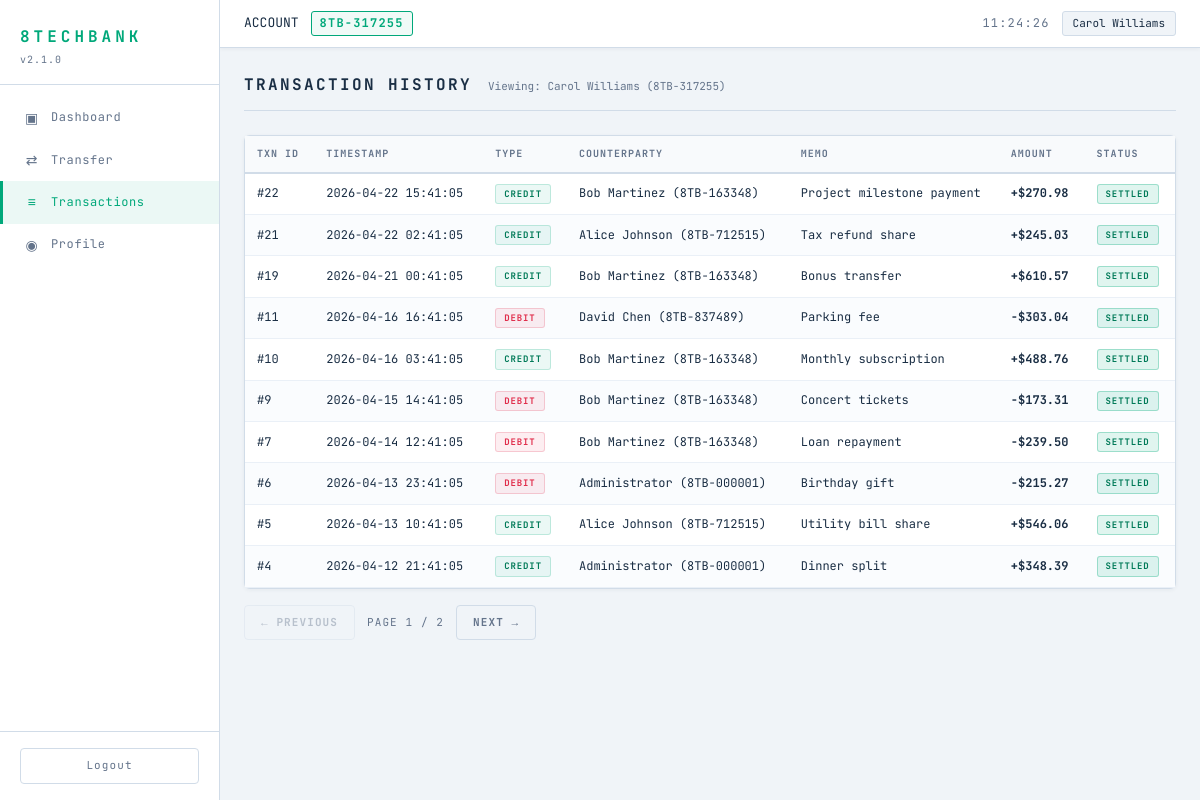
The app's page /transactions (signed in) with its own data.
### tables this page shows
CREATE TABLE users (
    id INTEGER PRIMARY KEY AUTOINCREMENT,
    username TEXT NOT NULL UNIQUE,
    email TEXT NOT NULL UNIQUE,
    password TEXT NOT NULL,
    display_name TEXT NOT NULL,
    account_number TEXT NOT NULL UNIQUE,
    balance REAL NOT NULL DEFAULT 1000.00,
    role TEXT NOT NULL DEFAULT 'user',
    created_at TIMESTAMP DEFAULT CURRENT_TIMESTAMP
);

CREATE TABLE transactions (
    id INTEGER PRIMARY KEY AUTOINCREMENT,
    sender_id INTEGER NOT NULL,
    receiver_id INTEGER NOT NULL,
    amount REAL NOT NULL,
    memo TEXT DEFAULT '',
    timestamp TIMESTAMP DEFAULT CURRENT_TIMESTAMP,
    FOREIGN KEY (sender_id) REFERENCES users(id),
    FOREIGN KEY (receiver_id) REFERENCES users(id)
);

### routes/transactions.py (the view)
@transactions_bp.route('/transactions')
def transactions():
    if 'user_id' not in session:
        return redirect(url_for('auth.login'))
    user_id = request.args.get('user_id', session['user_id'])
    page = int(request.args.get('page', 1))
    offset = (page - 1) * PER_PAGE
    txns = raw_query(
        "SELECT t.*, "
        "s.display_name AS sender_name, s.account_number AS sender_acct, "
        "r.display_name AS receiver_name, r.account_number AS receiver_acct "
        "FROM transactions t "
        "JOIN users s ON t.sender_id = s.id "
        "JOIN users r ON t.receiver_id = r.id "
        "WHERE t.sender_id=" + str(user_id) + " OR t.receiver_id=" + str(user_id) + " "
        "ORDER BY t.timestamp DESC "
        "LIMIT " + str(PER_PAGE) + " OFFSET " + str(offset)
    )
    count_row = raw_query(
        "SELECT COUNT(*) as cnt FROM transactions "
        "WHERE sender_id=" + str(user_id) + " OR receiver_id=" + str(user_id),
        fetchone=True
    )
    total = count_row['cnt'] if count_row else 0
    total_pages = max(1, (total + PER_PAGE - 1) // PER_PAGE)
    viewed_user = raw_query("SELECT * FROM users WHERE id=" + str(user_id), fetchone=True)
    return render_template(
        'transactions.html',
        transactions=txns,
        page=page,
        total_pages=total_pages,
        user_id=user_id,
        viewed_user=viewed_user,
        session_user_id=session['user_id']
    )

### database.py (called while the page is built)
def get_db():
    conn = sqlite3.connect(DATABASE_PATH)
    conn.row_factory = sqlite3.Row
    return conn

def raw_query(sql, fetchone=False):
    conn = get_db()
    try:
        if isinstance(sql, (list, tuple)) and len(sql) == 2:
            sql_text, params = sql
            cur = conn.execute(sql_text, params)
        else:
            cur = conn.execute(sql)
        conn.commit()
        if fetchone:
            return cur.fetchone()
        return cur.fetchall()
    finally:
        conn.close()

### templates/transactions.html (shortened to what this page needs)
{% extends "base.html" %}
{% block content %}
<div class="page-header">
    <h2 class="page-title">TRANSACTION HISTORY</h2>
    <span class="page-subtitle">
        {% if viewed_user %}
            Viewing: {{ viewed_user.display_name }} ({{ viewed_user.account_number }})
        {% endif %}
    </span>
</div>
<div class="card">
    <table class="data-table">
        <thead>
            <tr>
                <th>TXN ID</th>
                <th>TIMESTAMP</th>
                <th>TYPE</th>
                <th>COUNTERPARTY</th>
                <th>MEMO</th>
                <th>AMOUNT</th>
                <th>STATUS</th>
            </tr>
        </thead>
        <tbody>
            {% for txn in transactions %}
            <tr>
                <td class="mono">#{{ txn.id }}</td>
                <td class="muted">{{ txn.timestamp }}</td>
                <td>
                    {% if txn.sender_id == user_id|int %}
                        <span class="badge badge-out">DEBIT</span>
                    {% else %}
                        <span class="badge badge-in">CREDIT</span>
                    {% endif %}
                </td>
                <td>
                    {% if txn.sender_id == user_id|int %}
                        {{ txn.receiver_name }} ({{ txn.receiver_acct }})
                    {% else %}
                        {{ txn.sender_name }} ({{ txn.sender_acct }})
                    {% endif %}
                </td>
                <td class="memo-cell">{{ txn.memo | safe }}</td>
                <td class="{% if txn.sender_id == user_id|int %}amount-out{% else %}amount-in{% endif %}">
                    {% if txn.sender_id == user_id|int %}-{% else %}+{% endif %}${{ "%.2f"|format(txn.amount) }}
                </td>
                <td><span class="badge badge-active">SETTLED</span></td>
            </tr>
            {% else %}
            <tr><td colspan="7" class="muted center">No transactions found.</td></tr>
            {% endfor %}
        </tbody>
    </table>
</div>
<div class="pagination">
    {% if page > 1 %}
    <a href="{{ url_for('transactions.transactions', user_id=user_id, page=page-1) }}" class="btn btn-ghost">← PREVIOUS</a>
    {% else %}
    <span class="btn btn-ghost disabled">← PREVIOUS</span>
    {% endif %}
    <span class="page-indicator">PAGE {{ page }} / {{ total_pages }}</span>
    {% if page < total_pages %}
    <a href="{{ url_for('transactions.transactions', user_id=user_id, page=page+1) }}" class="btn btn-ghost">NEXT →</a>
    {% else %}
    <span class="btn btn-ghost disabled">NEXT →</span>
    {% endif %}
</div>
{% endblock %}

### templates/base.html (shortened to what this page needs)
<!DOCTYPE html>
<html lang="en">
<head>
    <link rel="stylesheet" href="{{ url_for('static', filename='style.css') }}">
</head>
<body>
    <div class="layout">
        <aside class="sidebar">
            <div class="sidebar-header">
                <h1 class="logo">8TECHBANK</h1>
                <div class="version">v2.1.0</div>
            </div>
            <nav class="sidebar-nav">
                <a href="{{ url_for('dashboard.dashboard') }}" class="nav-item {% if request.endpoint == 'dashboard.dashboard' %}active{% endif %}">
                    <span class="nav-icon">▣</span>
                    <span>Dashboard</span>
                </a>
                <a href="{{ url_for('transfer.transfer') }}" class="nav-item {% if request.endpoint == 'transfer.transfer' %}active{% endif %}">
                    <span class="nav-icon">⇄</span>
                    <span>Transfer</span>
                </a>
                <a href="{{ url_for('transactions.transactions') }}" class="nav-item {% if request.endpoint == 'transactions.transactions' %}active{% endif %}">
                    <span class="nav-icon">≡</span>
                    <span>Transactions</span>
                </a>
                <a href="{{ url_for('profile.profile') }}" class="nav-item {% if request.endpoint == 'profile.profile' %}active{% endif %}">
                    <span class="nav-icon">◉</span>
                    <span>Profile</span>
                </a>
            </nav>
            <div class="sidebar-footer">
                <a href="{{ url_for('auth.logout') }}" class="logout-btn">Logout</a>
            </div>
        </aside>
        <main class="main-content">
            <header class="topbar">
                <div class="topbar-left">
                    <span class="label">ACCOUNT</span>
                    <span class="account-badge">{{ session.account_number }}</span>
                </div>
                <div class="topbar-right">
                    <div class="clock" id="liveClock">--:--:--</div>
                    <div class="user-pill">{{ session.display_name }}</div>
                </div>
            </header>
            <div class="content">
                {% block content %}{% endblock %}
            </div>
        </main>
    </div>
</body>
</html>

### records on screen
users: account_number "8TB-317255", display_name "Carol Williams"
transactions: id "22", timestamp "2026-04-22 15:41:05", shows "CREDIT", sender_name "Bob Martinez", sender_acct "8TB-163348", memo "Project milestone payment", amount "270.98"
transactions: id "21", timestamp "2026-04-22 02:41:05", shows "CREDIT", sender_name "Alice Johnson", sender_acct "8TB-712515", memo "Tax refund share", amount "245.03"
transactions: id "19", timestamp "2026-04-21 00:41:05", shows "CREDIT", sender_name "Bob Martinez", sender_acct "8TB-163348", memo "Bonus transfer", amount "610.57"
transactions: id "11", timestamp "2026-04-16 16:41:05", shows "DEBIT", receiver_name "David Chen", receiver_acct "8TB-837489", memo "Parking fee", amount "303.04"
transactions: id "10", timestamp "2026-04-16 03:41:05", shows "CREDIT", sender_name "Bob Martinez", sender_acct "8TB-163348", memo "Monthly subscription", amount "488.76"
transactions: id "9", timestamp "2026-04-15 14:41:05", shows "DEBIT", receiver_name "Bob Martinez", receiver_acct "8TB-163348", memo "Concert tickets", amount "173.31"
transactions: id "7", timestamp "2026-04-14 12:41:05", shows "DEBIT", receiver_name "Bob Martinez", receiver_acct "8TB-163348", memo "Loan repayment", amount "239.50"
transactions: id "6", timestamp "2026-04-13 23:41:05", shows "DEBIT", receiver_name "Administrator", receiver_acct "8TB-000001", memo "Birthday gift", amount "215.27"
transactions: id "5", timestamp "2026-04-13 10:41:05", shows "CREDIT", sender_name "Alice Johnson", sender_acct "8TB-712515", memo "Utility bill share", amount "546.06"
transactions: id "4", timestamp "2026-04-12 21:41:05", shows "CREDIT", sender_name "Administrator", sender_acct "8TB-000001", memo "Dinner split", amount "348.39"

### other values on screen
{{ page }} "1"
{{ total_pages }} "2"
